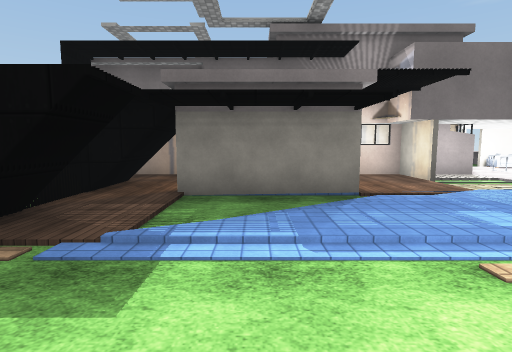
[1] (above)

14 first-person views from a walk through a 3-D level made in the Unity game engine. The camera is 1.5 m above the floor, tilts 6° down and sees 80° across. The floor is counted in squares, 2 m on a side. Each view is taken from the middle of a square. On the plan, view 1 faces up. The plan holds only what a view shows up to about 10 squares ahead; the rest is blank. The player character is not drawn. Surface patterns are stand-ins for the level's own textures.

[2]
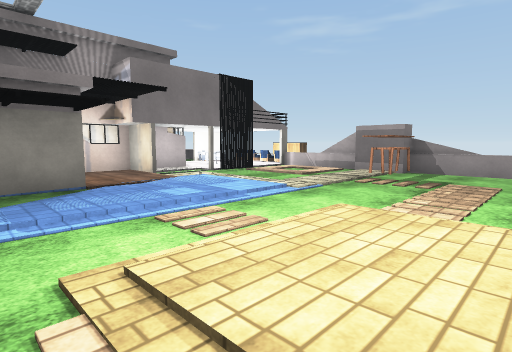

[3]
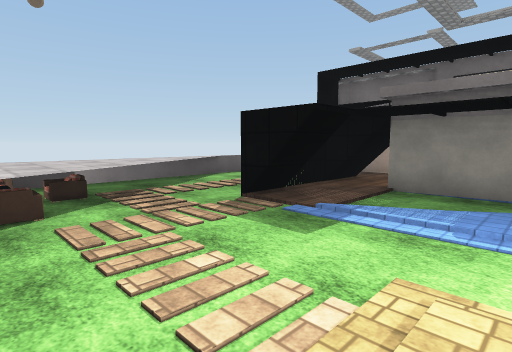

[4]
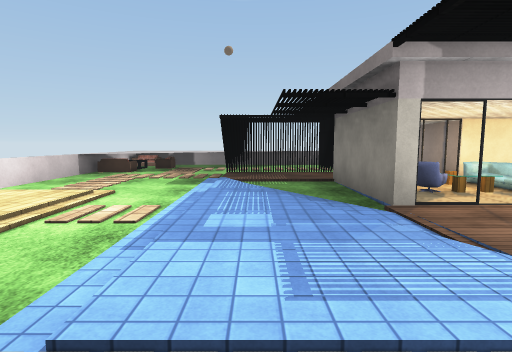

[5]
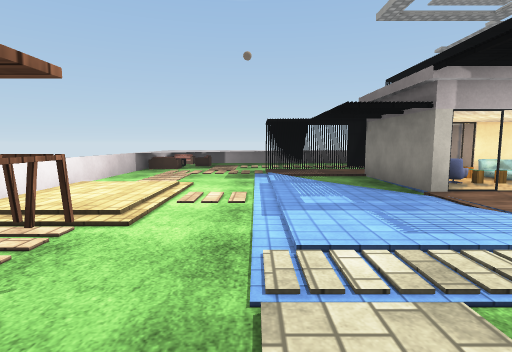

[6]
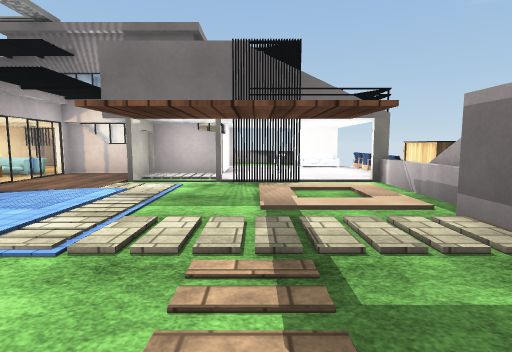

[7]
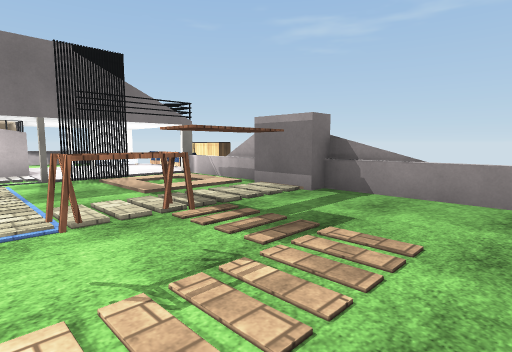

[8]
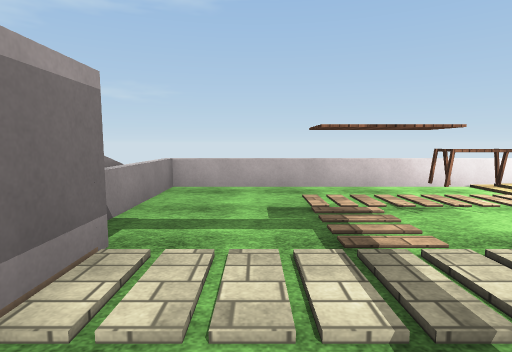

[9]
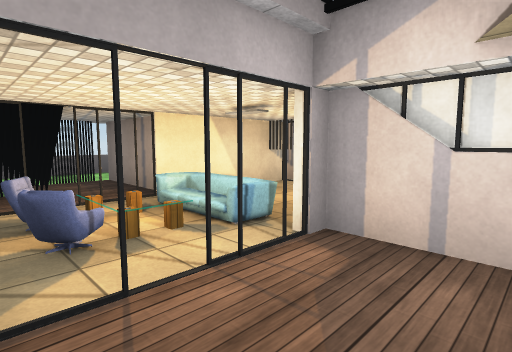

[10]
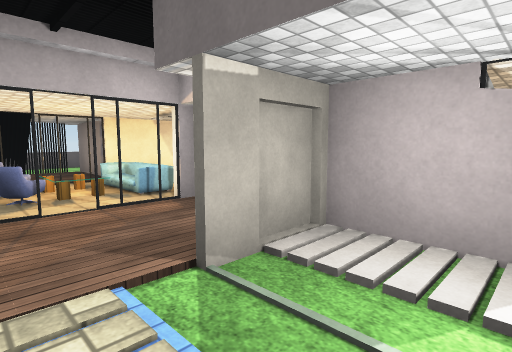

[11]
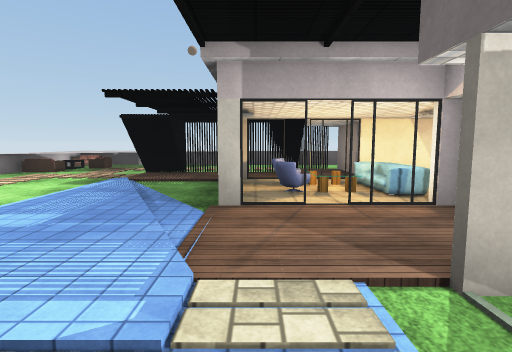

[12]
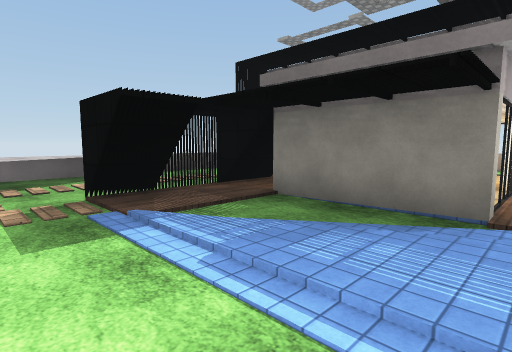

[13]
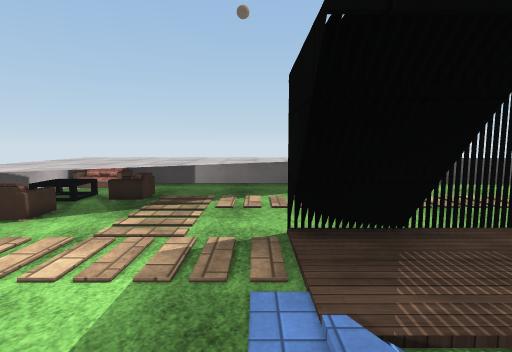

[14]
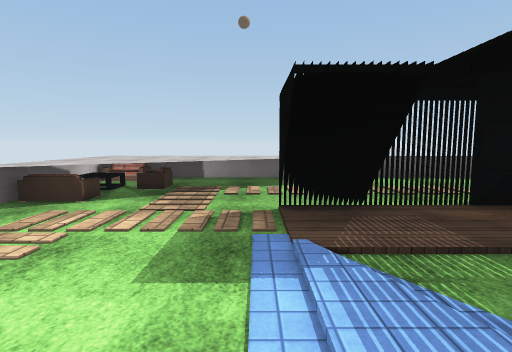

### Floor plan
Key: @ floor where view 1 was taken; # wall or solid block; x gap in a wall; . main floor; : floor 0.25 m higher than the main floor; + floor 0.5 m higher than the main floor; / step, stairs or slope; = window, fence, low wall or low ledge; ^ raised ledge; S sofa; C counter; O other object.
Columns run from 6 left of view 1 to 10 right of it. Each row starts with its distance up from view 1.
 10      #     #.#S#
  9      #     #...x
  8 =.   #  # ##.O.OC
  7 =.####SS###....OC
  6 =.####+##.#xx..##
  5 =..###SS.......=
  4 ^..x...........#
  3 ^^.##./.......##
  2 ^^............##
  1 ^^^........O...#
  0 ^^^S..@::......=
 -1 ^^^^...::......=
 -2     ############

Where each view was taken, in squares from view 1:
view 1: 0 up, 0 right, facing up
view 2: 1 down, 0 right, facing up-right
view 3: 1 down, 1 right, facing up-left
view 4: 3 up, 5 right, facing left
view 5: 2 up, 6 right, facing left
view 6: 0 up, 6 right, facing up
view 7: 1 down, 4 right, facing up-right
view 8: 4 up, 7 right, facing down
view 9: 5 up, 3 right, facing up-left
view 10: 5 up, 5 right, facing up-left
view 11: 5 up, 5 right, facing left
view 12: 1 up, 2 right, facing up-left
view 13: 2 up, 0 right, facing left
view 14: 2 up, 1 right, facing left
